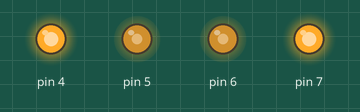
Simulated run of this sketch. Board: Arduino Uno, built with avr-gcc and run on an emulated ATmega328P. Shown: output pins drawn as LEDs (lit = HIGH).

Above: at 0.05 s.
At 5.95 s:
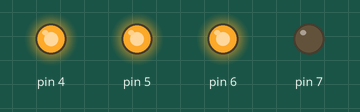
Timing chart, 0 to 6.9 s (numbered marks = the images above):
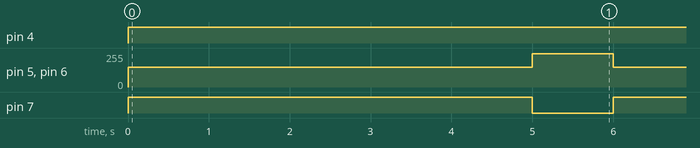

The sketch:

Test.ino
```cpp
#include <DFCar.h>

DFCar Car(4,5,7,6); //控制4，5，6，7引脚

void setup() {
}

void loop() {
  Car.Direction(RAdvance,LBack);    //设置方向为左转
  Car.Speed(Low_Speed,Low_Speed);   //设置速度为低速
  delay(5000);                      //运行5秒
  Car.Direction(RAdvance,LAdvance); //设置方向为前进
  Car.Speed(High_Speed,High_Speed); //设置速度为高速
  delay(1000);                      //运行1秒
}
```

Measured:
- by itself, pin 4: LOW → HIGH at 0.00 s
- by itself, pin 5, pin 6: alternates 250/255 for 1.0 s and 150/255 for 5.0 s
- by itself, pin 7: alternates HIGH for 5.0 s and LOW for 1.0 s
